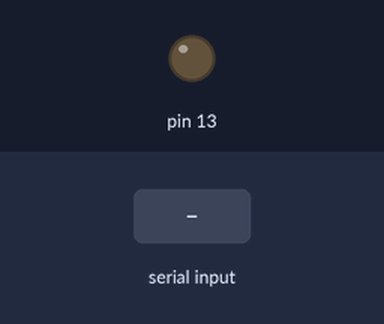
A sketch run on a simulated Arduino Uno, built with avr-gcc and run on an emulated ATmega328P. Shown: output pins drawn as LEDs (lit = HIGH). Inputs (shaded band) come from the test bench.

Above: at 1.2 s.
1.3 s: "a\n" received over Serial
At 2.6 s:
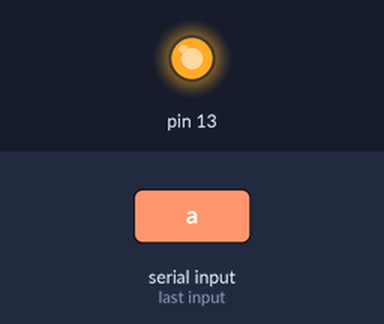
Timing chart, 0 to 10.3 s (numbered marks = the images above; inputs shaded):
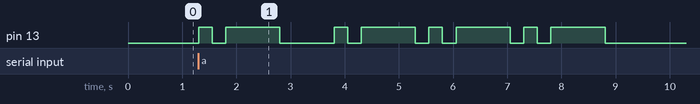

Measured:
- after the input at 1.3 s, pin 13: LOW → HIGH at once, → LOW 0.25 s later, → HIGH 0.25 s later, → LOW 1.0 s later, … (16 changes in this stretch)

The sketch:

7.3ASCII_morse.ino
```cpp
#include "Morse.h"
String dataStr="";
Morse morse(13);
void transform(char c);
void setup()
{
  Serial.begin(9600);//设置波特率为9600；
}

void loop()
{
  if(Serial.available()>0)//当检测到有字符串输入时程序开始；
  {
      dataStr="";
      while(Serial.available()>0)
      {
          dataStr+=char(Serial.read());
          delay(2);
        }
        if(dataStr.length()>0)
        {
          for(int i=0;i<dataStr.length();i++)//根据字符串长度逐个转换；
            {
              transform(dataStr[i]);//将每个字符转换为其对应的莫尔斯电码；
            }
          }
    }
}
//将字符串根据其ASCII码转换为莫尔斯电码输出；
void transform(char data)
{
      switch(data)
      {
        case 'a':
        morse.dot();
        morse.dash();
        morse.c_space();
        break;

        case 'b':
        morse.dash();
        morse.dot();
        morse.dot();
        morse.dot();
        morse.c_space();
        break;

        case 'c':
        morse.dash();
        morse.dot();
        morse.dash();
        morse.dot();
        morse.c_space();
        break;

        case 'd':
        morse.dash();
        morse.dot();
        morse.dot();
        morse.c_space();
        break;

        case 'e':
        morse.dot();
        morse.c_space();
        break;

        case 'f':
        morse.dot();
        morse.dot();
        morse.dash();
        morse.dot();
        morse.c_space();
        break;

        case 'g':
        morse.dash();
        morse.dash();
        morse.dot();
        morse.c_space();
        break;

        case 'h':
        morse.dot();
        morse.dot();
        morse.dot();
        morse.dot();
        morse.c_space();
        break;

        case 'i':
        morse.dot();
        morse.dot();
        morse.c_space();
        break;

        case 'j':
        morse.dot();
        morse.dash();
        morse.dash();
        morse.dash();
        morse.c_space();
        break;

        case 'k':
        morse.dash();
        morse.dot();
        morse.dash();
        morse.c_space();
        break;

        case 'l':
        morse.dot();
        morse.dash();
        morse.dot();
        morse.dot();
        morse.c_space();
        break;

        case 'm':
        morse.dash();
        morse.dash();
        morse.c_space();
        break;

        case 'n':
        morse.dash();
        morse.dot();
        morse.c_space();
        break;

        case 'o':
        morse.dash();
        morse.dash();
        morse.dash();
        morse.c_space();
        break;

        case 'p':
        morse.dot();
        morse.dash();
        morse.dash();
        morse.dot();
        morse.c_space();
        break;

        case 'q':
        morse.dash();
        morse.dash();
        morse.dot();
        morse.dash();
        morse.c_space();
        break;

        case 'r':
        morse.dot();
        morse.dash();
        morse.dot();
        morse.c_space();
        break;

        case 's':
        morse.dot();
        morse.dot();
        morse.dot();
        morse.c_space();
        break;

        case 't':
        morse.dash();
        morse.c_space();
        break;

        case 'u':
        morse.dot();
        morse.dot();
        morse.dash();
        morse.c_space();
        break;

        case 'v':
        morse.dot();
        morse.dot();
        morse.dot();
        morse.dash();
        morse.c_space();
        break;

        case 'w':
        morse.dot();
        morse.dash();
        morse.dash();
        morse.c_space();
        break;

        case 'x':
        morse.dash();
        morse.dot();
        morse.dot();
        morse.dash();
        morse.c_space();
        break;

        case 'y':
        morse.dash();
        morse.dot();
        morse.dash();
        morse.dash();
        morse.c_space();
        break;

        case 'z':
        morse.dash();
        morse.dash();
        morse.dot();
        morse.dot();
        morse.c_space();
        break;

        case ' ':
        morse.dash();
        morse.dash();
        morse.dot();
        morse.dot();
        morse.dash();
        morse.dash();
        morse.w_space();
        break;

        case '\n':
        morse.dot();
        morse.dash();
        morse.dot();
        morse.dash();
        morse.dot();
        morse.dash();
        morse.w_space();
        break;

        default:
        break;
        }
  }
```

Morse.cpp
```cpp
#include "Arduino.h"
#include "Morse.h"


Morse::Morse(int pin)
{
	pinMode(pin,OUTPUT);
	_pin=pin;
}

void Morse::dot()
{
	digitalWrite(_pin,HIGH);
	delay(250);
	digitalWrite(_pin,LOW);
	delay(250);
}

void Morse::dash()
{
	digitalWrite(_pin,HIGH);
	delay(1000);
	digitalWrite(_pin,LOW);
	delay(250);
}
void Morse::c_space()
{
  delay(250*3);
}
void Morse::w_space()
{
  delay(250*7);
}
```

Morse.h
```cpp
#ifndef _MORSE_H
#define _MORSE_H
class Morse
{
  public:
    Morse(int pin);
    void dot();
    void dash();
    void c_space();
    void w_space();
  private:
    int _pin;
};
#endif /*_MORSE_H*/
```
